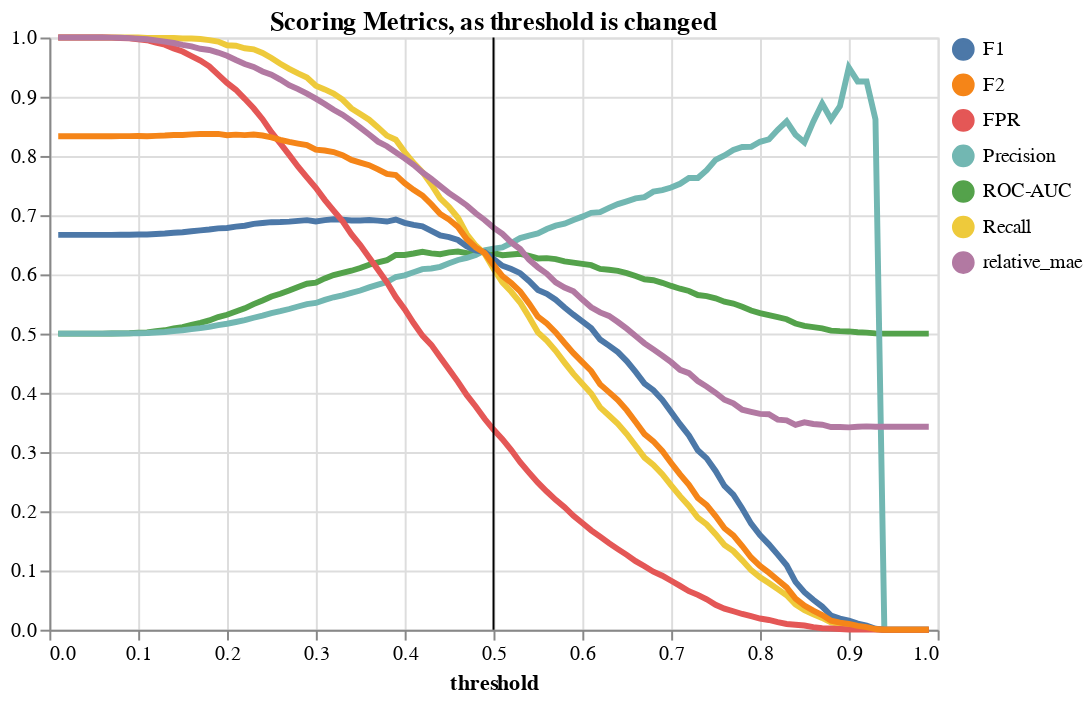

Notebook cell for this chart:
### Code cell
alt_plot_metric_based_threshold_tuning_plots(
    pd.concat([df_all_threshold_tuning_scores, df_cost_func_tuning]),
    ptitle_offset=-5,
    legend_offset=5,
    figsize=(450, 300),
)

### Figure 1 — Vega-Lite specification as saved in the notebook (floating-point values rounded to 4 significant figures; data arrays with more than 128 entries replaced by an {"elided": "..."} marker saying what was removed)
{"config": {"view": {"continuousWidth": 400, "continuousHeight": 300}}, "layer": [{"mark": "circle", "encoding": {"color": {"type": "nominal", "field": "metric", "legend": {"offset": 5, "title": ""}}, "opacity": {"value": 0}, "tooltip": [{"type": "nominal", "field": "metric", "title": "Metric"}, {"type": "quantitative", "field": "threshold", "format": ".2f", "title": "Threshold"}, {"type": "quantitative", "field": "value", "format": ".2f", "title": "Value"}], "x": {"type": "quantitative", "field": "threshold", "title": "threshold"}, "y": {"type": "quantitative", "field": "value", "title": ""}}, "selection": {"selector004": {"type": "single", "on": "mouseover", "fields": ["metric"], "nearest": true}}, "title": {"text": "Scoring Metrics, as threshold is changed", "offset": -5}}, {"mark": "line", "encoding": {"color": {"type": "nominal", "field": "metric", "legend": {"offset": 5, "title": ""}}, "size": {"condition": {"value": 1.5, "selection": {"not": "selector004"}}, "value": 3}, "tooltip": [{"type": "nominal", "field": "metric", "title": "Metric"}, {"type": "quantitative", "field": "threshold", "format": ".2f", "title": "Threshold"}, {"type": "quantitative", "field": "value", "format": ".2f", "title": "Value"}], "x": {"type": "quantitative", "field": "threshold", "title": "threshold"}, "y": {"type": "quantitative", "field": "value", "title": ""}}, "title": {"text": "Scoring Metrics, as threshold is changed", "offset": -5}}, {"data": {"name": "data-a8f111f8f893b703e65ba7cbcb1db6f3"}, "mark": "rule", "encoding": {"x": {"type": "quantitative", "field": "default", "title": ""}}}], "data": {"name": "data-9db006b1b54824aad3389429c643cc9f"}, "height": 300, "width": 450, "$schema": "https://vega.github.io/schema/vega-lite/v4.8.1.json", "datasets": {"data-9db006b1b54824aad3389429c643cc9f": {"elided": "693 records"}, "data-a8f111f8f893b703e65ba7cbcb1db6f3": [{"default": 0.5}]}}
